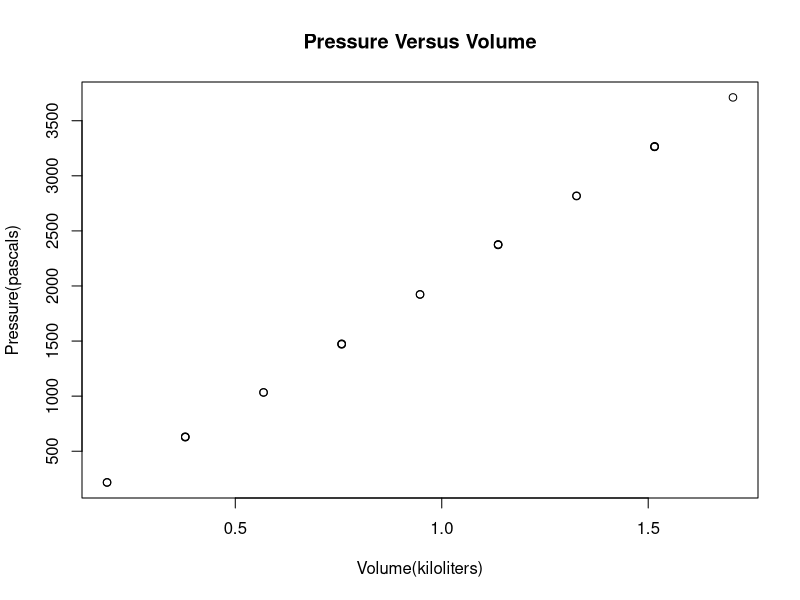
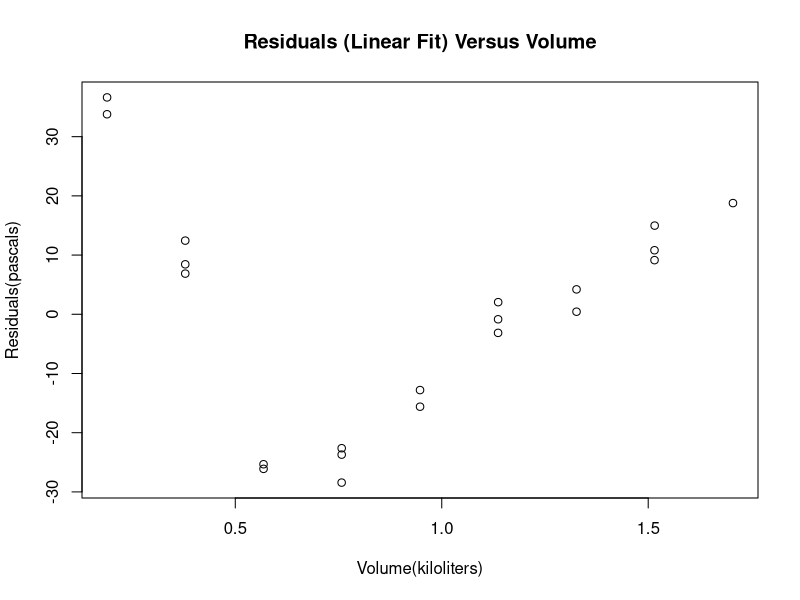
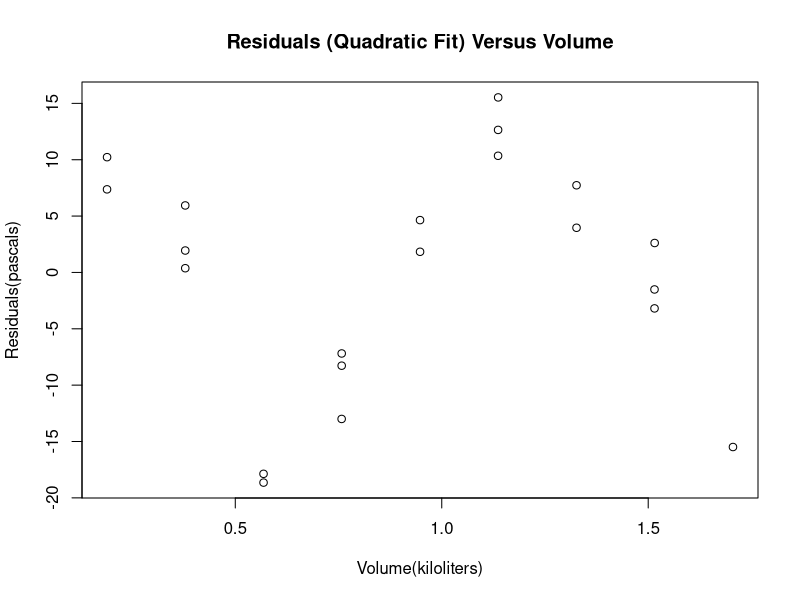

Write the R code that produced these figures, in order.


### 39
vp=read.table("tankvolume.txt", head=T)
v = vp$Volume
p = vp$Pressure

### a
# Plot pressure versus volume. Does the relationship appear linear?
plot(v, p, main="Pressure Versus Volume", xlab="Volume(kiloliters)", ylab="Pressure(pascals)")
# The relationship appears linear.

### b
# Calculate the linear regression of pressure on volume, and plot the residuals
# versus volume. What does the residual plot show?
# Linear regression
fit = lm(p~v)
fit
# B1 (slope): 2316.5
# B0 (intercept): -257.3

# Residuals
e = residuals(fit)

# Residuals versus volume
plot(v, e, main="Residuals (Linear Fit) Versus Volume", xlab="Volume(kiloliters)", ylab="Residuals(pascals)")
# The residual plot does not appear to be a horizontal line with y = 0, so linear mode does not fit very well.

### c
# Try fiting pressure as a quadratic function of volume. What do you think of
# the fit?
fit = lm(p~I(v^2)+v)
fit
# Coefficients:
# (Intercept)       I(v^2)           v  
#    -205.00        83.19      2164.03

e = residuals(fit)
# Residuals versus volume
plot(v, e, main="Residuals (Quadratic Fit) Versus Volume", xlab="Volume(kiloliters)", ylab="Residuals(pascals)")
# I think the fit is... 

### 43
cysts = read.table("cysts.txt", head=T)
d = cysts$Diameter
t10 = cysts$X10C
n10 = cysts$n10
t25 = cysts$X25C
n25 = cysts$n25
t28 = cysts$X28C
n28 = cysts$n28
# Does the time required appear to be a linear or a quadratic function of diameter? Can you find a model that fits?
fit10linear = lm(t10~d)
fit10linear
# Coefficients:
# (Intercept)            d  
#       384.8        -16.3  

fit10quadratic = lm(t10~d + I(d^2))
fit10quadratic
# Coefficients:
# (Intercept)            d       I(d^2)  
#    776.379      -67.334        1.608




# How do the settling rates at the three temperatures compare?


### 44
read.table("asthma.txt")
hr = read.table("cystfibr.txt", head=T)
h = hr$height
r = hr$resistance
